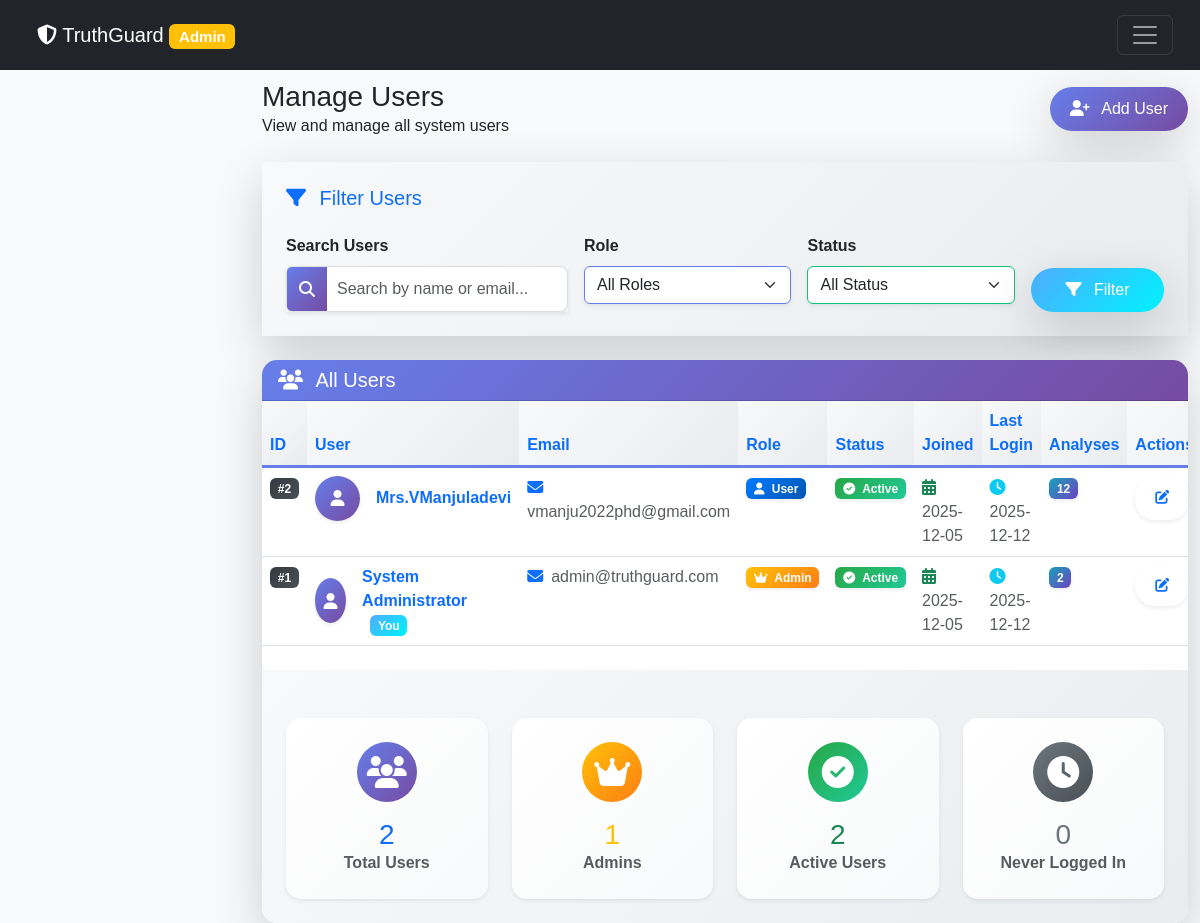
Before: /admin/users (signed in) with the older database file.
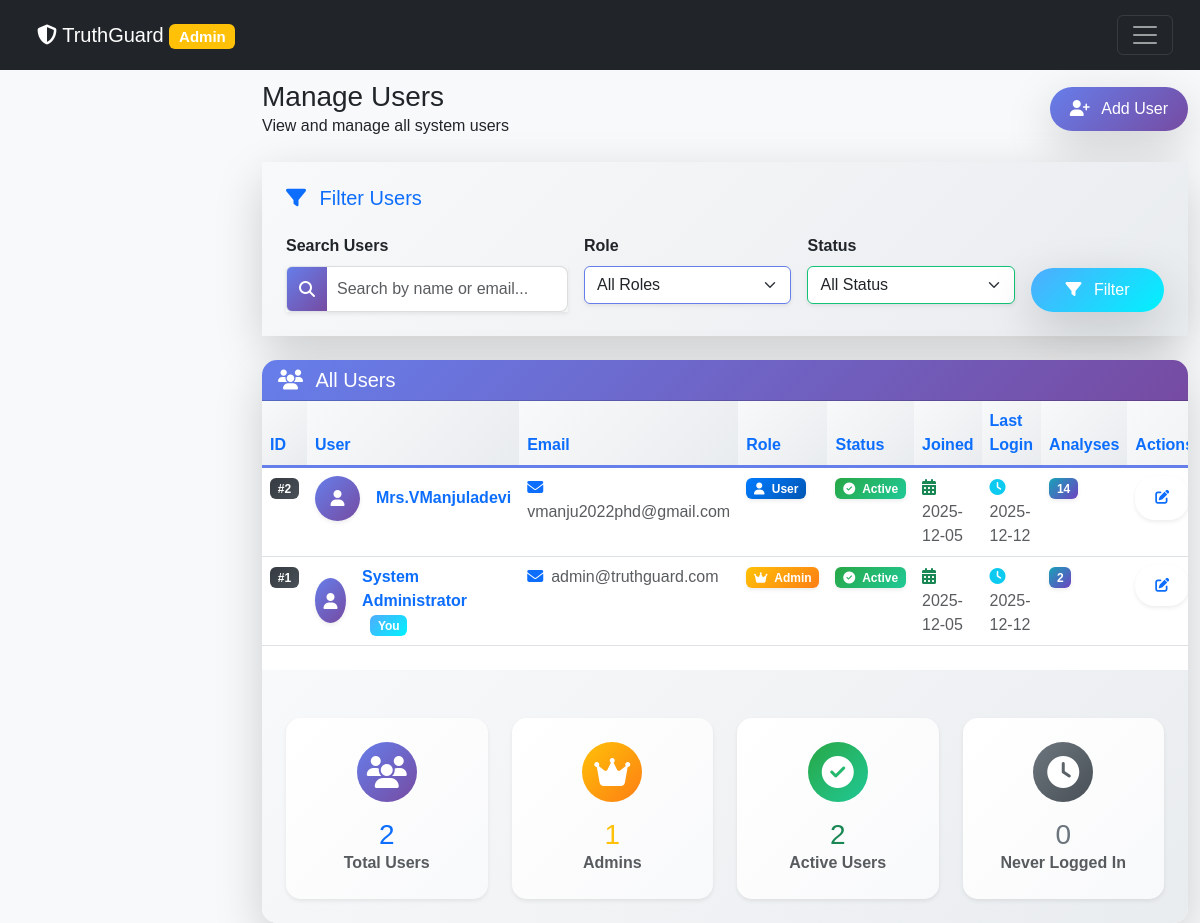
After: the same page with the newer database file.
### app.py (models this page shows)
class User(UserMixin, db.Model):
    __tablename__ = 'user'
    id = db.Column(db.Integer, primary_key=True)
    email = db.Column(db.String(120), unique=True, nullable=False)
    password = db.Column(db.String(200), nullable=False)
    name = db.Column(db.String(100), nullable=False)
    avatar = db.Column(db.String(200), default='default.png')
    role = db.Column(db.String(20), default='user')
    is_active = db.Column(db.Boolean, default=True)
    created_at = db.Column(db.DateTime, default=lambda: datetime.now(timezone.utc))
    last_login = db.Column(db.DateTime)
    analyses = db.relationship('Analysis', backref='author', lazy=True, cascade='all, delete-orphan')
    chat_history = db.relationship('ChatHistory', backref='author', lazy=True, cascade='all, delete-orphan')

### app.py (the view)
@app.route('/admin/users')
@login_required
@admin_required
def admin_users():
    users = User.query.order_by(User.created_at.desc()).all()
    return render_template('admin/users.html', users=users)

### app.py (called while the page is built)
@login_manager.user_loader
def load_user(user_id):
    try:
        return db.session.get(User, int(user_id))
    except Exception:
        return None

def admin_required(f):
    @wraps(f)
    def decorated_function(*args, **kwargs):
        if not current_user.is_authenticated or current_user.role != 'admin':
            flash('Access denied. Admin privileges required.', 'danger')
            return redirect(url_for('dashboard'))
        return f(*args, **kwargs)
    return decorated_function

@app.context_processor
def inject_gemini_status():
    return {
        'gemini_available': _GEMINI_AVAILABLE,
        'gemini_model': _GEMINI_MODEL,
        'gemini_api_key_set': bool(_GEMINI_API_KEY and _GEMINI_API_KEY != 'your-gemini-api-key-here')
    }

### templates/admin/users.html (shortened to what the changed rows need)
{% extends "admin/base.html" %}
{% block page_title %}Manage Users{% endblock %}
{% block admin_content %}
<div class="card border-0 shadow-lg" style="border-radius: 15px; overflow: hidden;">
    <div class="card-body p-0">
        {% if users %}
        <div class="table-responsive">
            <table class="table table-hover mb-0">
                <thead style="background: linear-gradient(135deg, #f8f9fa 0%, #e9ecef 100%);">
                    <tr>
                        <th class="text-primary">ID</th>
                        <th class="text-primary">User</th>
                        <th class="text-primary">Email</th>
                        <th class="text-primary">Role</th>
                        <th class="text-primary">Status</th>
                        <th class="text-primary">Joined</th>
                        <th class="text-primary">Last Login</th>
                        <th class="text-primary">Analyses</th>
                        <th class="text-primary">Actions</th>
                    </tr>
                </thead>
                <tbody>
                    {% for user in users %}
                    <tr class="user-row" style="transition: all 0.3s ease;">
                        <td>
                            <span class="badge bg-dark" style="background: linear-gradient(135deg, #343a40 0%, #495057 100%);">
                                #{{ user.id }}
                            </span>
                        </td>
                        <td>
                            <div class="d-flex align-items-center">
                                <div class="avatar-sm rounded-circle d-flex align-items-center justify-content-center me-3 shadow-sm"
                                     style="background: linear-gradient(135deg, #667eea 0%, #764ba2 100%); width: 45px; height: 45px;">
                                    <i class="fas fa-user text-white"></i>
                                </div>
                                <div>
                                    <strong class="text-primary">{{ user.name }}</strong>
                                </div>
                            </div>
                        </td>
                        <td>
                            <span class="text-muted"><i class="fas fa-envelope me-2 text-primary"></i>{{ user.email }}</span>
                        </td>
                        <td>
                            <span class="badge shadow-sm"
                                  style="background: linear-gradient(135deg, {% if user.role == 'admin' %}#ffc107{% else %}#007bff{% endif %} 0%, {% if user.role == 'admin' %}#fd7e14{% else %}#0056b3{% endif %} 100%); color: white; font-weight: 600;">
                                <i class="fas {% if user.role == 'admin' %}fa-crown{% else %}fa-user{% endif %} me-1"></i>
                                {{ user.role|title }}
                            </span>
                        </td>
                        <td>
                            {% if user.is_active %}
                            <span class="badge shadow-sm" style="background: linear-gradient(135deg, #28a745 0%, #20c997 100%); color: white; font-weight: 600;">
                                <i class="fas fa-check-circle me-1"></i> Active
                            </span>
                            {% else %}
                            <span class="badge shadow-sm" style="background: linear-gradient(135deg, #dc3545 0%, #e83e8c 100%); color: white; font-weight: 600;">
                                <i class="fas fa-ban me-1"></i> Inactive
                            </span>
                            {% endif %}
                        </td>
                        <td>
                            <span class="text-muted">
                                <i class="fas fa-calendar-alt me-2 text-success"></i>
                                {{ user.created_at.strftime('%Y-%m-%d') }}
                            </span>
                        </td>
                        <td>
                            {% if user.last_login %}
                            <span class="text-muted">
                                <i class="fas fa-clock me-2 text-info"></i>
                                {{ user.last_login.strftime('%Y-%m-%d') }}
                            </span>
                            {% else %}
                            <span class="text-muted">
                                <i class="fas fa-clock me-2 text-secondary"></i> Never
                            </span>
                            {% endif %}
                        </td>
                        <td>
                            <span class="badge shadow-sm"
                                  style="background: linear-gradient(135deg, #17a2b8 0%, #6f42c1 100%); color: white; font-weight: 600;">
                                {{ user.analyses|length }}
                            </span>
                        </td>
                        <td>
                            <div class="btn-group btn-group-sm">
                                <button class="btn btn-outline-primary shadow-sm edit-btn" data-bs-toggle="modal"
                                        data-bs-target="#editUserModal{{ user.id }}" style="border-radius: 20px;">
                                    <i class="fas fa-edit"></i>
                                </button>
                            </div>
                        </td>
                    </tr>
                    {% endfor %}
                </tbody>
            </table>
        </div>
        {% endif %}
    </div>
</div>
{% endblock %}

Changed rows visible on the page:
changed User "Mrs.VManjuladevi": analyses|length "12" → "14"
